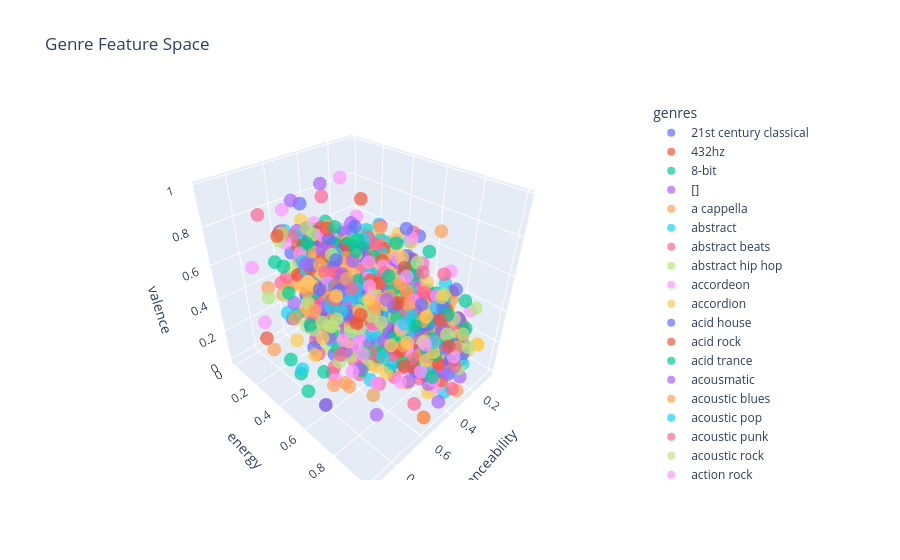

Write notebook code for a chart like this one.
### Markdown cell above
**3D Scatter: Feature Space**

### Code cell
fig = px.scatter_3d(df_genres, x='danceability', y='energy', z='valence', color='genres', 
                    title="Genre Feature Space", opacity=0.7)
fig.show()
